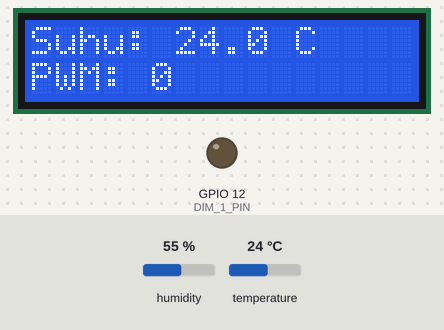
A sketch run on a simulated ESP32. On the bench: 16×2 character LCD, output pins drawn as LEDs (lit = HIGH). Inputs (shaded band) come from the test bench; at power-on: temperature 24 °C, humidity 55 %. WiFi joins after 1.5 s; servers stay silent unless stated; uploads are accepted with an empty reply; what the sketch prints to the serial monitor is not drawn.

Above: at 2.7 s.
2.8 s: temperature set to 28 °C
At 6.0 s:
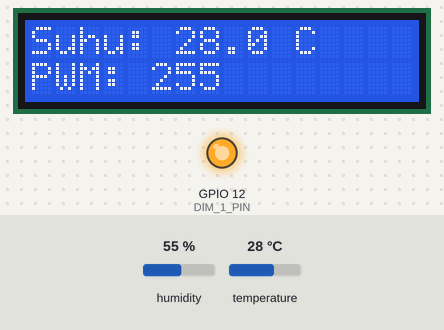
6.3 s: temperature set to 41 °C
At 9.8 s:
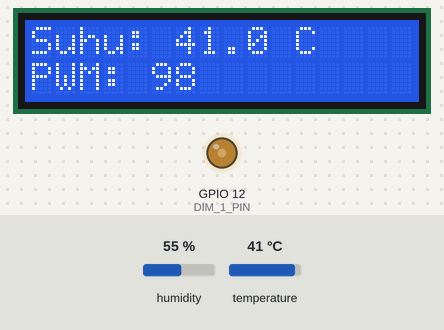
11.7 s: temperature set to 39 °C
At 13.9 s:
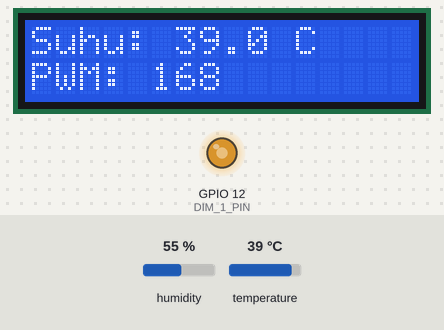
Timing chart, 0 to 21.8 s (numbered marks = the images above; inputs shaded):
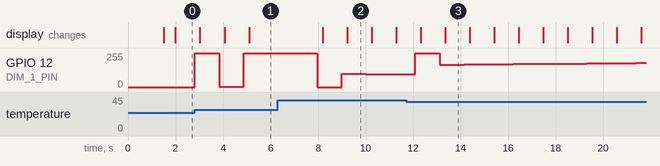

Measured:
- after the input at 2.8 s, the display: first differs from a run without the input after 1.3 s (image 1 shows a later state)
- after the input at 6.3 s, GPIO 12 (DIM_1_PIN): 255/255 → 0/255 after 1.7 s, → 98/255 1.0 s later, → 96/255 1.0 s later, → 94/255 1.0 s later; the display: first changes after 1.9 s (image 2 shows a later state)

The sketch:

Alatlengkapserver.ino
```cpp
#include <WiFi.h>
#include <HTTPClient.h>
#include <dimmable_light.h>
#include <Wire.h>
#include <LiquidCrystal_I2C.h>
#include "DHT.h"
#include <PID_v1.h>

// Konfigurasi WiFi
const char* ssid = "KONTRAKAN 5 BATANG";
const char* password = "Akuikhlas";
const char* serverInsert = "http://192.168.100.12/monitoring/insert_data.php";
const char* serverGetMode = "http://192.168.100.12/monitoring/get_mode.php";

// Konfigurasi Zero-Cross dan Dimmer
#define Z_C_PIN   13
#define DIM_1_PIN 12

// Konfigurasi DHT22
#define DHTPIN 4
#define DHTTYPE DHT22
DHT dht(DHTPIN, DHTTYPE);

// Inisialisasi Dimmer
DimmableLight light1(DIM_1_PIN);

// Inisialisasi LCD I2C
LiquidCrystal_I2C lcd(0x27, 16, 2);

// Variabel PID
double Setpoint, Input, Output;
double Kp = 35.01, Ki = 1.71, Kd = 122.94;
double lastInput = 0;
unsigned long previousMillis = 0;
const long interval = 1000;

// Inisialisasi PID
PID myPID(&Input, &Output, &Setpoint, Kp, Ki, Kd, DIRECT);

// Variabel Mode
bool modeAuto = true;  // Default: AUTO
bool powerOn = true;   // Default: ON
int pwmManual = 0;     // PWM manual

void setup() {
    Serial.begin(115200);

    // Koneksi WiFi
    WiFi.begin(ssid, password);
    Serial.print("Menghubungkan ke WiFi");
    while (WiFi.status() != WL_CONNECTED) {
        delay(500);
        Serial.print(".");
    }
    Serial.println("\nWiFi Terhubung!");
    Serial.print("IP Address: ");
    Serial.println(WiFi.localIP());

    // Inisialisasi dimmer
    DimmableLight::setSyncPin(Z_C_PIN);
    DimmableLight::begin();
    light1.setBrightness(0);
    dht.begin();

    // Inisialisasi LCD
    lcd.begin();
    lcd.backlight();
    lcd.setCursor(0, 1);

    Setpoint = 40;
    myPID.SetMode(AUTOMATIC);
    myPID.SetSampleTime(interval);
}

void loop() {
    ambilDataDariServer();  // Ambil data di awal loop()

    unsigned long currentMillis = millis();
    if (currentMillis - previousMillis >= interval) {
        previousMillis = currentMillis;

        if (!powerOn) {
            light1.setBrightness(0);
            tampilkanDiLCD(bacaSuhuDHT22(), 0);
            return;
        }

        if (modeAuto) {
            myPID.SetMode(AUTOMATIC);  // Aktifkan PID saat Auto
            Input = bacaSuhuDHT22();
            if (Input == 0) return;

            myPID.Compute();
            int pwmLampu = constrain(Output, 0, 255);
            light1.setBrightness(pwmLampu);

            // Kirim data ke server
            float P = Kp * (Setpoint - Input);
            float I = Ki * (Setpoint - Input) * interval / 1000.0;
            float D = -Kd * (Input - lastInput) / (interval / 1000.0);
            kirimDataKeServer(Input, pwmLampu, P, I, D, Output);

            tampilkanDiLCD(Input, pwmLampu);
            lastInput = Input;
        } else {
            myPID.SetMode(MANUAL);  // Matikan PID saat Manual
            int pwmTerkirim = constrain(pwmManual, 0, 255);
            light1.setBrightness(pwmTerkirim);
            Serial.print("Mengatur PWM Manual: ");
            Serial.println(pwmTerkirim);
            tampilkanDiLCD(bacaSuhuDHT22(), pwmTerkirim);
        }
    }
}

// Fungsi membaca suhu DHT22
double bacaSuhuDHT22() {
    float suhu = dht.readTemperature();
    if (isnan(suhu)) {
        Serial.println("Gagal membaca DHT22!");
        return 0;
    }
    return suhu;
}

// Fungsi mengirim data ke server
void kirimDataKeServer(double suhu, int pwm, double P, double I, double D, double Output) {
    if (WiFi.status() == WL_CONNECTED) {
        HTTPClient http;
        http.begin(serverInsert);
        http.addHeader("Content-Type", "application/x-www-form-urlencoded");

        String postData = "temperature=" + String(suhu) + "&pwm=" + String(pwm) +
                          "&P=" + String(P, 2) + "&I=" + String(I, 2) + "&D=" + String(D, 2) + "&Output=" + String(Output, 2);

        Serial.print("Data dikirim: ");
        Serial.println(postData);

        int httpResponseCode = http.POST(postData);

        if (httpResponseCode > 0) {
            Serial.print("Server Response: ");
            Serial.println(http.getString());
        } else {
            Serial.print("Error Mengirim Data: ");
            Serial.println(httpResponseCode);
        }
        http.end();
    } else {
        Serial.println("WiFi tidak terhubung!");
    }
}

// Fungsi menampilkan suhu dan PWM di LCD
void tampilkanDiLCD(double suhu, int pwm) {
    lcd.clear();  // Bersihkan tampilan LCD sebelum menulis ulang

    lcd.setCursor(0, 0);
    lcd.print("Suhu: ");
    lcd.print(suhu, 1);  // Satu angka di belakang koma
    lcd.print(" C");

    lcd.setCursor(0, 1);
    lcd.print("PWM: ");
    lcd.print(pwm);
    lcd.print("   "); // Tambah spasi agar sisa teks lama terhapus
}


// Fungsi mengambil data mode dan status dari server
void ambilDataDariServer() {
    if (WiFi.status() == WL_CONNECTED) {
        HTTPClient http;
        http.begin(serverGetMode);
        int httpResponseCode = http.GET();

        if (httpResponseCode > 0) {
            String response = http.getString();
            Serial.print("Response dari Server: ");
            Serial.println(response);

            // Parsing JSON manual
            int modeIndex = response.indexOf("\"mode\":\"");
            int statusIndex = response.indexOf("\"status\":\"");
            int pwmIndex = response.indexOf("\"pwm\":\""); // Perhatikan perbedaan di sini

            if (modeIndex != -1 && statusIndex != -1 && pwmIndex != -1) {
                String modeValue = response.substring(modeIndex + 8, response.indexOf("\"", modeIndex + 8));
                String statusValue = response.substring(statusIndex + 10, response.indexOf("\"", statusIndex + 10));

                // Ambil nilai PWM dengan benar, hilangkan tanda kutip sebelum konversi
                String pwmString = response.substring(pwmIndex + 7, response.indexOf("\"", pwmIndex + 7));
                int pwmValue = pwmString.toInt(); // Sekarang ini akan berhasil

                modeAuto = (modeValue == "auto");
                powerOn = (statusValue == "on");
                pwmManual = pwmValue;

                Serial.print("Mode: "); Serial.println(modeAuto ? "Auto" : "Manual");
                Serial.print("Status: "); Serial.println(powerOn ? "On" : "Off");
                Serial.print("PWM: "); Serial.println(pwmManual);
            }
        } else {
            Serial.print("Gagal mengambil data, Kode HTTP: ");
            Serial.println(httpResponseCode);
        }
        http.end();
    }
}
```
